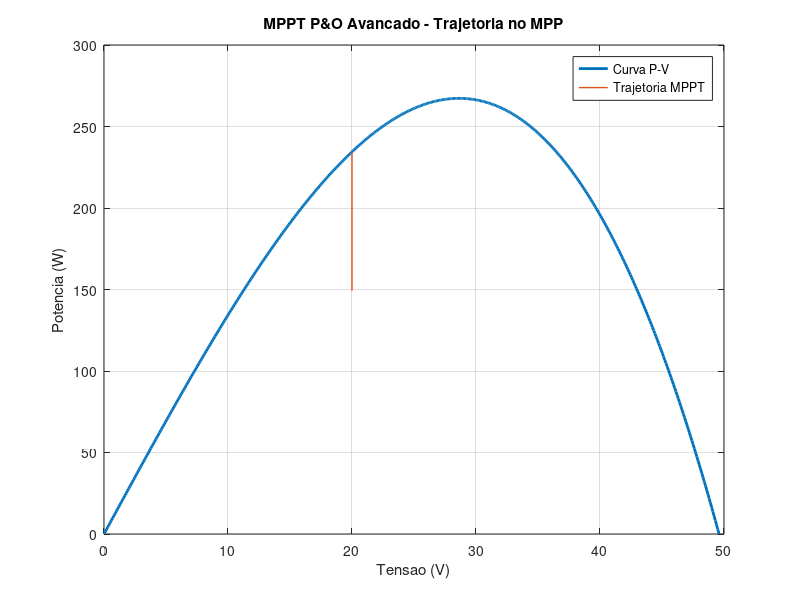
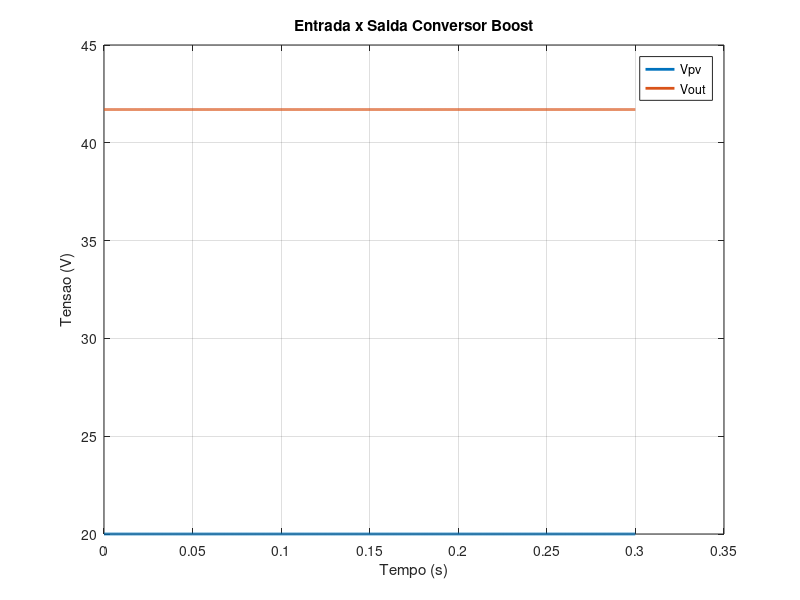
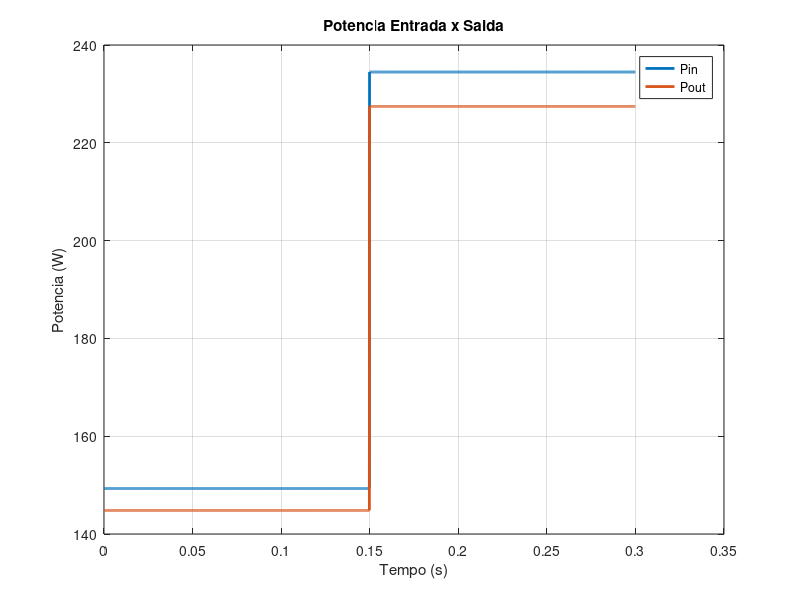
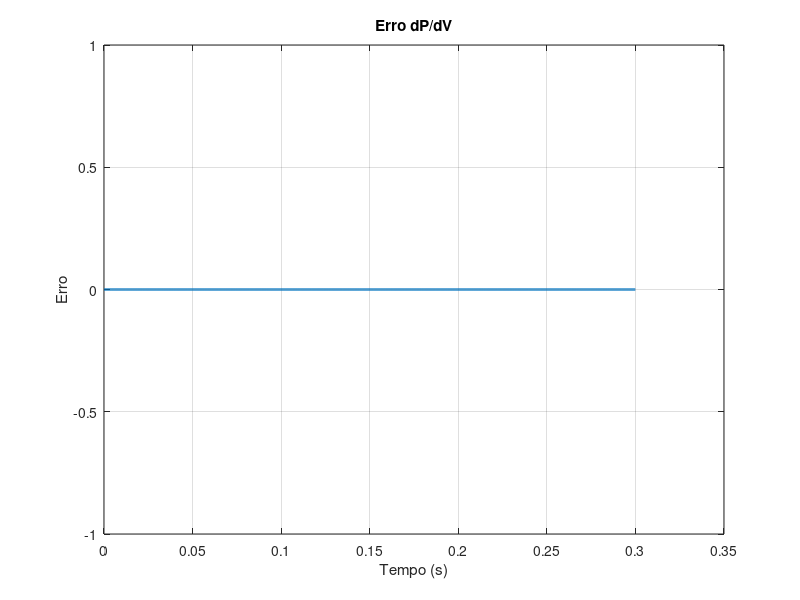

Here is the MATLAB script that generated these plots, in order:
% =========================================================
% MPPT P&O AVANCADO
% Painel: Canadian Solar CS6W-550MS
%
% Recursos implementados:
% - Alta taxa de amostragem
% - Filtro passa-baixa
% - Retroalimentacao positiva
% - Erro = dP/dV
% - Passo adaptativo
% - Conversor Boost
% =========================================================

clc;
clear;
close all;

% =========================================================
% DADOS DO PAINEL
% Canadian Solar CS6W-550MS
% =========================================================

Voc = 49.6;
Isc = 14.0;

Vmp = 41.7;
Imp = 13.2;

Pmpp = 550;

% =========================================================
% PARAMETROS SIMULACAO
% =========================================================

Fs = 10000;              % Alta taxa de amostragem
Ts = 1/Fs;

N = 3000;

tempo = (0:N-1)*Ts;

% =========================================================
% PARAMETROS FILTRO PASSA-BAIXA
% =========================================================
%
% y(k)=alpha*x(k)+(1-alpha)*y(k-1)
%

alpha = 0.08;

% =========================================================
% VETORES
% =========================================================

Vpv_array     = zeros(1,N);
Ipv_array     = zeros(1,N);
Ppv_array     = zeros(1,N);

Vf_array      = zeros(1,N);
Pf_array      = zeros(1,N);

Erro_array    = zeros(1,N);

Duty_array    = zeros(1,N);

Vout_array    = zeros(1,N);
Pout_array    = zeros(1,N);

Step_array    = zeros(1,N);

% =========================================================
% CONDICOES INICIAIS
% =========================================================

Vpv = 20;

Vf_old = Vpv;
Pf_old = 0;

% =========================================================
% LOOP PRINCIPAL
% =========================================================

for k = 1:N

    % -----------------------------------------------------
    % DEGRAU DE IRRADIANCIA
    % -----------------------------------------------------

    if k < 1500
        G = 0.75;
    else
        G = 1.0;
    end

    % =====================================================
    % MODELO FV
    % =====================================================

    Ipv = (Isc*G)*(1 - (Vpv/(Voc*G))^2);

    Ipv = max(Ipv,0);

    Ppv = Vpv * Ipv;

    % =====================================================
    % FILTRO PASSA-BAIXA
    % =====================================================

    if k == 1

        Vf = Vpv;
        Pf = Ppv;

    else

        Vf = alpha*Vpv + (1-alpha)*Vf_old;

        Pf = alpha*Ppv + (1-alpha)*Pf_old;

    end

    % =====================================================
    % ERRO = dP/dV
    % =====================================================

    dP = Pf - Pf_old;

    dV = Vf - Vf_old;

    if abs(dV) < 1e-6
        erro = 0;
    else
        erro = dP/dV;
    end

    % =====================================================
    % PASSO ADAPTATIVO
    % =====================================================

    step = 0.02 + 0.8*(abs(erro)/Pmpp);

    step = max(min(step,0.8),0.01);

    % =====================================================
    % RETROALIMENTACAO POSITIVA
    % =====================================================
    %
    % erro > 0 -> aumenta tensao
    % erro < 0 -> diminui tensao
    %

    ganho = 0.15;

    Vref = Vpv + ganho*erro;

    % Atualizacao perturbacao
    Vpv = Vref + sign(erro)*step;

    % Saturacao
    Vpv = max(min(Vpv,48),5);

    % =====================================================
    % CONVERSOR BOOST
    % =====================================================

    duty = 1 - (Vpv/Vmp);

    duty = max(min(duty,0.95),0.05);

    eficiencia = 0.97;

    Vout = Vpv/(1-duty);

    Pout = Ppv*eficiencia;

    % =====================================================
    % ARMAZENAMENTO
    % =====================================================

    Vpv_array(k) = Vpv;
    Ipv_array(k) = Ipv;
    Ppv_array(k) = Ppv;

    Vf_array(k) = Vf;
    Pf_array(k) = Pf;

    Erro_array(k) = erro;

    Duty_array(k) = duty;

    Vout_array(k) = Vout;
    Pout_array(k) = Pout;

    Step_array(k) = step;

    % =====================================================
    % ATUALIZACAO
    % =====================================================

    Vf_old = Vf;
    Pf_old = Pf;

end

% =========================================================
% CURVA P-V
% =========================================================

Vcurve = linspace(0,Voc,500);

Icurve = Isc*(1-(Vcurve/Voc).^2);

Pcurve = Vcurve.*Icurve;

% =========================================================
% GRAFICO 1
% CURVA P-V + TRAJETORIA MPPT
% =========================================================

figure;

plot(Vcurve,Pcurve,'LineWidth',2);

hold on;

plot(Vpv_array,Ppv_array,'LineWidth',1);

grid on;

title('MPPT P&O Avancado - Trajetoria no MPP');

xlabel('Tensao (V)');
ylabel('Potencia (W)');

legend('Curva P-V','Trajetoria MPPT');

% =========================================================
% GRAFICO 2
% TENSAO ENTRADA x SAIDA
% =========================================================

figure;

plot(tempo,Vpv_array,'LineWidth',2);

hold on;

plot(tempo,Vout_array,'LineWidth',2);

grid on;

title('Entrada x Saida Conversor Boost');

xlabel('Tempo (s)');
ylabel('Tensao (V)');

legend('Vpv','Vout');

% =========================================================
% GRAFICO 3
% POTENCIA
% =========================================================

figure;

plot(tempo,Ppv_array,'LineWidth',2);

hold on;

plot(tempo,Pout_array,'LineWidth',2);

grid on;

title('Potencia Entrada x Saida');

xlabel('Tempo (s)');
ylabel('Potencia (W)');

legend('Pin','Pout');

% =========================================================
% GRAFICO 4
% ERRO dP/dV
% =========================================================

figure;

plot(tempo,Erro_array,'LineWidth',2);

grid on;

title('Erro dP/dV');

xlabel('Tempo (s)');
ylabel('Erro');

% =========================================================
% GRAFICO 5
% PASSO ADAPTATIVO
% =========================================================

figure;

plot(tempo,Step_array,'LineWidth',2);

grid on;

title('Passo Adaptativo');

xlabel('Tempo (s)');
ylabel('Passo');

% =========================================================
% GRAFICO 6
% DUTY CYCLE
% =========================================================

figure;

plot(tempo,Duty_array,'LineWidth',2);

grid on;

title('Duty Cycle');

xlabel('Tempo (s)');
ylabel('Duty');
